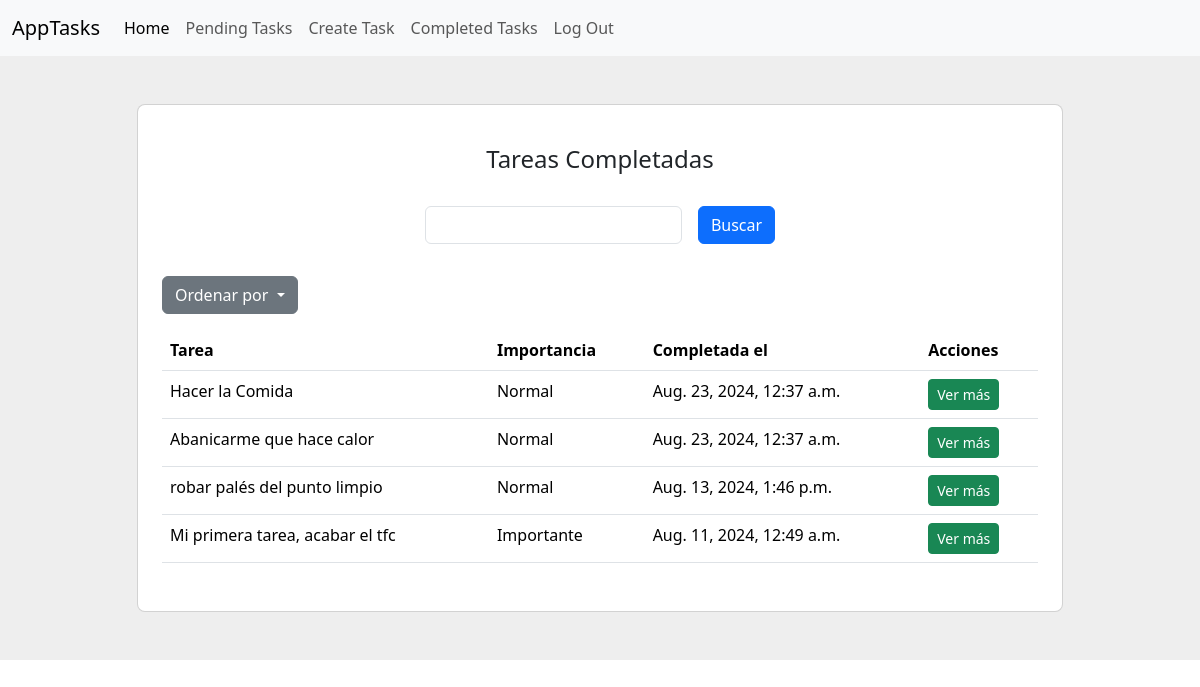
The app's page /tasks_completed/ (signed in) with its own data.
### tasks/models.py (models this page shows, shortened)
class Task(models.Model):
    title = models.CharField(max_length=200)
    description = models.TextField(blank=True)
    created_at = models.DateTimeField(auto_now_add=True)
    date_completed = models.DateTimeField(null=True, blank=True)
    important = models.BooleanField(default=False)
    user = models.ForeignKey(User, on_delete=models.CASCADE)

### tasks/views.py (the view)
# urls.py: path('tasks_completed/', tasksViews.tasks_completed, name='tasks_completed'),
@login_required
def tasks_completed(request):
    sort_mode = request.GET.get('sort_mode')  # Obtener el parámetro sort_mode de la URL
    if sort_mode == '1':
        tasks = Task.objects.filter(user=request.user, date_completed__isnull=False).order_by('date_completed')
    elif sort_mode == '2':
        tasks = Task.objects.filter(user=request.user, date_completed__isnull=False).order_by('-important', '-date_completed')
    elif sort_mode == '3':
        tasks = Task.objects.filter(user=request.user, date_completed__isnull=False).order_by('title')
    else:
        tasks = Task.objects.filter(user=request.user, date_completed__isnull=False).order_by('-date_completed')
    return render(request, 'tasks.html', {
        'title': "Tareas Completadas",
        'tasks': tasks,
        'date_field': "Completada el",
        'url_name': "tasks_completed"
    })

### tasks/templates/tasks.html (shortened to what this page needs)
{% extends 'base.html' %}
{% block content%}
<section class="vh-10" style="background-color: #eee;">
    <div class="container py-5 h-100">
      <div class="row d-flex justify-content-center align-items-center h-100">
        <div class="col col-lg-12 col-xl-10">
          <div class="card rounded-3">
            <div class="card-body p-4">
              <h4 class="text-center my-3 pb-3">{{title}}</h4>
              <form class="row row-cols-lg-auto g-3 justify-content-center align-items-center mb-4 pb-2">
                <div class="col-12">
                  <div data-mdb-input-init class="form-outline">
                    <input type="text" id="form1" class="form-control" />
                  </div>
                </div>
                <div class="col-12">
                  <button type="submit" data-mdb-button-init data-mdb-ripple-init class="btn btn-primary">Buscar</button>
                </div>
              </form>
              <div class="dropdown mb-3">
                <button class="btn btn-secondary dropdown-toggle" type="button" data-bs-toggle="dropdown" aria-expanded="false">
                 Ordenar por
                </button>
              </div>
              <table class="table mb-4">
                <thead>
                  <tr>
                    <th scope="col">Tarea</th>
                    <th scope="col">Importancia</th>
                    <th scope="col">{{date_field}}</th>
                    <th scope="col">Acciones</th>
                  </tr>
                </thead>
                <tbody>
                    {% for task in tasks %}
                      <tr>
                          <td>{{task.title}}</td>
                          {% if task.important %}
                              <td>Importante</td>
                          {% else %}
                              <td>Normal</td>
                          {% endif %}
                          <td>{{task.date_completed}}</td>
                          <td>
                              <a href="{% url 'task_detail' task.id %}"><button class="btn btn-success btn-sm">Ver más</button></a>
                          </td>
                      </tr>
                    {% endfor %}
                </tbody>
              </table>
            </div>
          </div>
        </div>
      </div>
    </div>
  </section>
{% endblock %}

### records on screen
Task: title "Hacer la Comida", important "Normal", date_completed "Aug. 23, 2024, 12:37 a.m."
Task: title "Abanicarme que hace calor", important "Normal", date_completed "Aug. 23, 2024, 12:37 a.m."
Task: title "robar palés del punto limpio", important "Normal", date_completed "Aug. 13, 2024, 1:46 p.m."
Task: title "Mi primera tarea, acabar el tfc", important "Importante", date_completed "Aug. 11, 2024, 12:49 a.m."

### other values on screen
{{ title }} "Tareas Completadas"
{{ date_field }} "Completada el"
